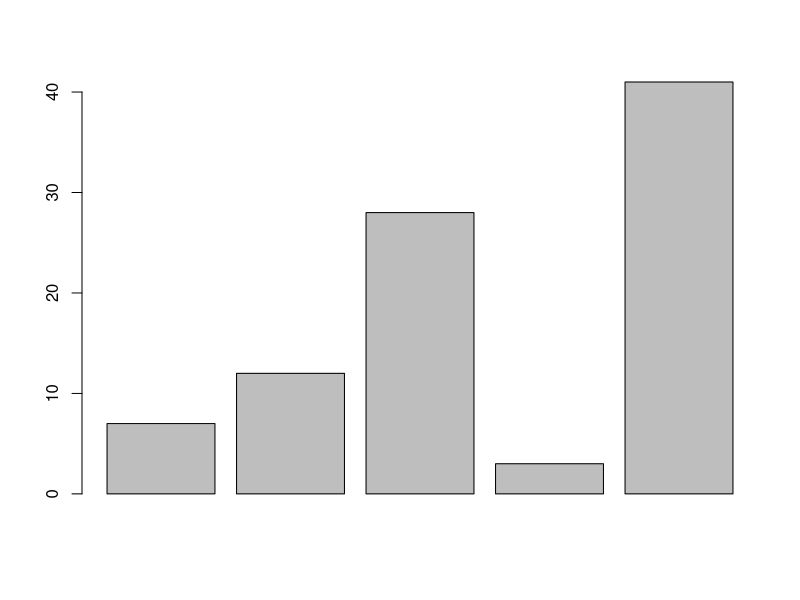
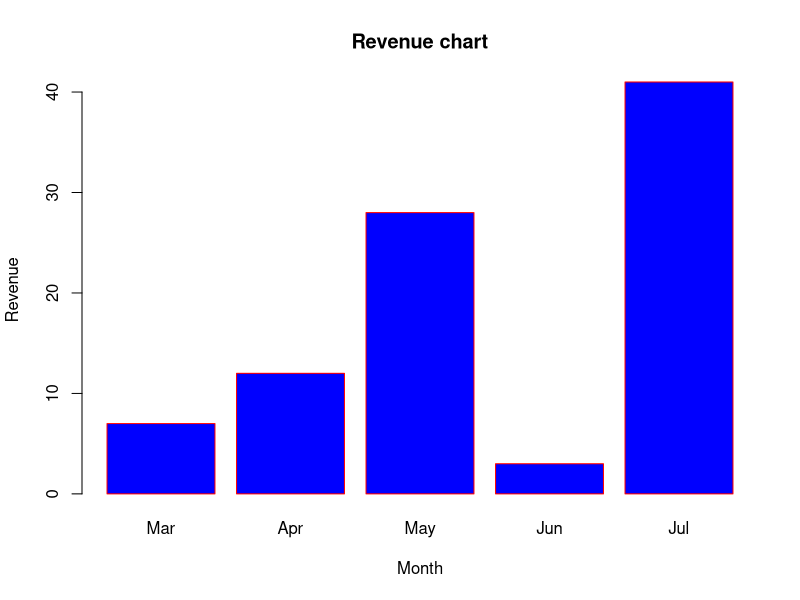
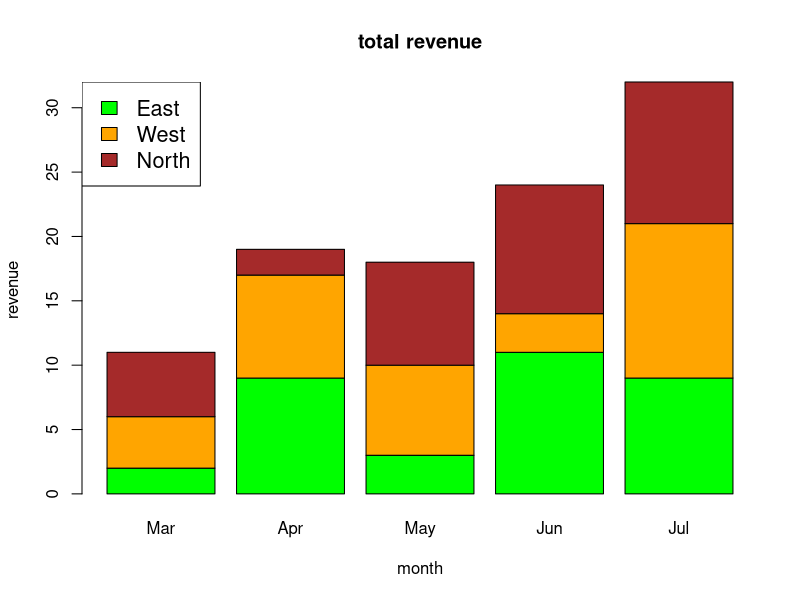

These figures' R source, in order:
# Create the data for the chart
H <- c(7,12,28,3,41)

# Give the chart file a name
png(file = "barchart.png")

# Plot the bar chart 
barplot(H)

# Save the file
dev.off()

#2.Bar Chart Labels, Title and Colors
# Create the data for the chart
H <- c(7,12,28,3,41)
M <- c("Mar","Apr","May","Jun","Jul")

# Give the chart file a name
png(file = "barchart_months_revenue.png")

# Plot the bar chart 
barplot(H,names.arg=M,xlab="Month",ylab="Revenue",col="blue",
main="Revenue chart",border="red")

# Save the file
dev.off()

#3.Group Bar Chart and Stacked Bar Chart
# Create the input vectors.
colors = c("green","orange","brown")
months <- c("Mar","Apr","May","Jun","Jul")
regions <- c("East","West","North")

# Create the matrix of the values.
Values <- matrix(c(2,9,3,11,9,4,8,7,3,12,5,2,8,10,11), nrow = 3, ncol = 5, byrow = TRUE)

# Give the chart file a name
png(file = "barchart_stacked.png")

# Create the bar chart
barplot(Values, main = "total revenue", names.arg = months, xlab = "month", ylab = "revenue", col = colors)

# Add the legend to the chart
legend("topleft", regions, cex = 1.3, fill = colors)

# Save the file
dev.off()